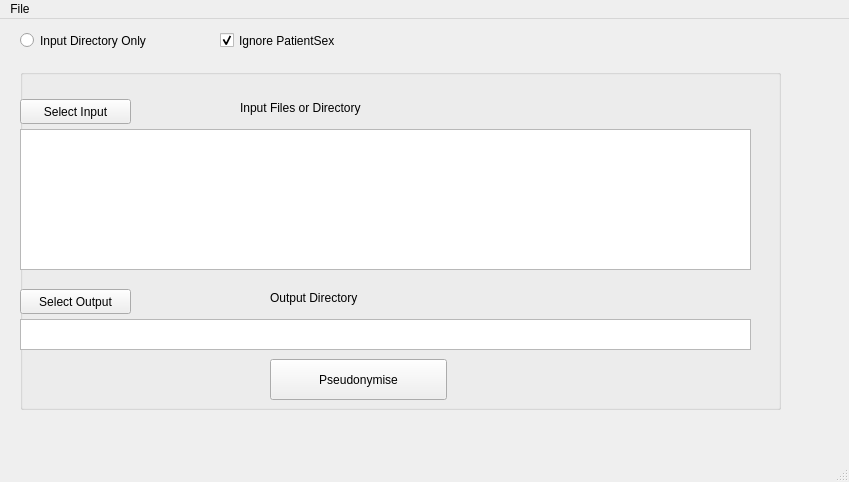
<?xml version="1.0" encoding="UTF-8"?>
<ui version="4.0">
 <class>qtpseudo_main_window</class>
 <widget class="QMainWindow" name="qtpseudo_main_window">
  <property name="geometry">
   <rect>
    <x>0</x>
    <y>0</y>
    <width>849</width>
    <height>482</height>
   </rect>
  </property>
  <property name="windowTitle">
   <string>MainWindow</string>
  </property>
  <widget class="QWidget" name="central_widget">
   <widget class="QGroupBox" name="group_box">
    <property name="geometry">
     <rect>
      <x>20</x>
      <y>50</y>
      <width>761</width>
      <height>341</height>
     </rect>
    </property>
    <property name="title">
     <string/>
    </property>
    <widget class="QPushButton" name="select_input_button">
     <property name="geometry">
      <rect>
       <x>0</x>
       <y>30</y>
       <width>111</width>
       <height>25</height>
      </rect>
     </property>
     <property name="text">
      <string>Select Input</string>
     </property>
    </widget>
    <widget class="QPlainTextEdit" name="plain_text_edit_input_files">
     <property name="geometry">
      <rect>
       <x>0</x>
       <y>60</y>
       <width>731</width>
       <height>141</height>
      </rect>
     </property>
    </widget>
    <widget class="QPushButton" name="select_output_button">
     <property name="geometry">
      <rect>
       <x>0</x>
       <y>220</y>
       <width>111</width>
       <height>25</height>
      </rect>
     </property>
     <property name="text">
      <string>Select Output</string>
     </property>
    </widget>
    <widget class="QTextEdit" name="text_edit_output_directory">
     <property name="geometry">
      <rect>
       <x>0</x>
       <y>250</y>
       <width>731</width>
       <height>31</height>
      </rect>
     </property>
    </widget>
    <widget class="QPushButton" name="pseudonymise_button">
     <property name="geometry">
      <rect>
       <x>250</x>
       <y>290</y>
       <width>177</width>
       <height>41</height>
      </rect>
     </property>
     <property name="text">
      <string>Pseudonymise</string>
     </property>
    </widget>
    <widget class="QLabel" name="label_output_directory">
     <property name="geometry">
      <rect>
       <x>250</x>
       <y>220</y>
       <width>121</width>
       <height>17</height>
      </rect>
     </property>
     <property name="text">
      <string>Output Directory</string>
     </property>
    </widget>
    <widget class="QLabel" name="label_input_files">
     <property name="geometry">
      <rect>
       <x>220</x>
       <y>30</y>
       <width>161</width>
       <height>17</height>
      </rect>
     </property>
     <property name="text">
      <string>Input Files or Directory</string>
     </property>
    </widget>
   </widget>
   <widget class="QRadioButton" name="rb_input_directory_only">
    <property name="geometry">
     <rect>
      <x>20</x>
      <y>10</y>
      <width>171</width>
      <height>23</height>
     </rect>
    </property>
    <property name="text">
     <string>Input Directory Only</string>
    </property>
   </widget>
   <widget class="QCheckBox" name="check_box_disable_gender_keyword">
    <property name="geometry">
     <rect>
      <x>220</x>
      <y>10</y>
      <width>151</width>
      <height>23</height>
     </rect>
    </property>
    <property name="text">
     <string>Ignore PatientSex</string>
    </property>
    <property name="checked">
     <bool>true</bool>
    </property>
   </widget>
  </widget>
  <widget class="QMenuBar" name="menu_bar">
   <property name="geometry">
    <rect>
     <x>0</x>
     <y>0</y>
     <width>849</width>
     <height>22</height>
    </rect>
   </property>
   <widget class="QMenu" name="menu_file">
    <property name="title">
     <string>File</string>
    </property>
    <addaction name="exit_select"/>
   </widget>
   <addaction name="menu_file"/>
  </widget>
  <widget class="QStatusBar" name="status_bar"/>
  <action name="exit_select">
   <property name="text">
    <string>Exit</string>
   </property>
  </action>
 </widget>
 <resources/>
 <connections/>
</ui>
